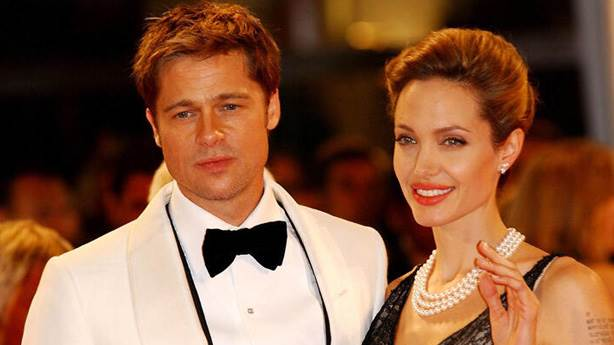
#> input picture ImageProcessing/face-recognition-python-opencv/test_img/test1.jpg, 614 x 345 px
$ python fd_test.py
#> lines starting #> are read from the running program, lines starting #| are printed output that depends on the picture; after the words box and inside, x2 and y2 are one past the last pixel; in counts of white or black regions, pixels touching at a corner belong together
### ImageProcessing/face-recognition-python-opencv/facedetection.py
#! /usr/bin/python3

import cv2,os
import numpy as np

# Yüzün algılanması
# Detecting the face

def FaceDetection(img):
    grey_img = cv2.cvtColor(img,cv2.COLOR_BGR2GRAY)
    cascade = cv2.CascadeClassifier("haarcascade/haarcascade_frontalface_default.xml")
    faces=cascade.detectMultiScale(grey_img,scaleFactor = 1.3, minNeighbors = 5)
    return faces,grey_img


# Açıklanacak
##Scale Factor ?
##minNeighbors ?

### ImageProcessing/face-recognition-python-opencv/fd_test.py
#! /usr/bin/python3

import facedetection as fd
import numpy as np
import cv2

#Burdan test istenilen görüntü ayarlanabilir
test_img = cv2.imread("test_img/test1.jpg")
#> test_img is the input picture: shape (345, 614, 3); mean B, G, R 62.7, 88.2, 131.7
faces,grey_img = fd.FaceDetection(test_img)
#> in FaceDetection, `grey_img = cv2.cvtColor(img,cv2.COLOR_BGR2GRAY)`:
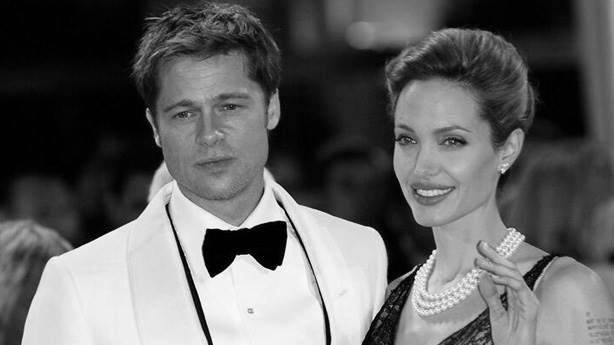
#> grey_img: shape (345, 614); min 0, max 254, mean 98.3
#> in FaceDetection, `faces=cascade.detectMultiScale(grey_img,scaleFactor = 1.3, minNeighbor..`: faces = [[369, 89, 134, 134], [144, 59, 130, 130]]
#> faces = [[369, 89, 134, 134], [144, 59, 130, 130]]

for (x,y,w,h) in faces:
    cv2.rectangle(test_img,(x,y),(x+w,y+w),(255,0,0),thickness=3)
#> this loop made 2 passes
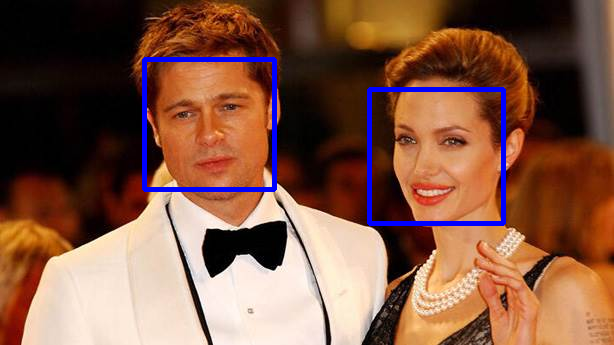
#> test_img: shape (345, 614, 3); 2.48% of pixels changed, all inside (x1, y1, x2, y2) = (142, 57, 506, 226)

resized=cv2.resize(test_img,(1000,700))
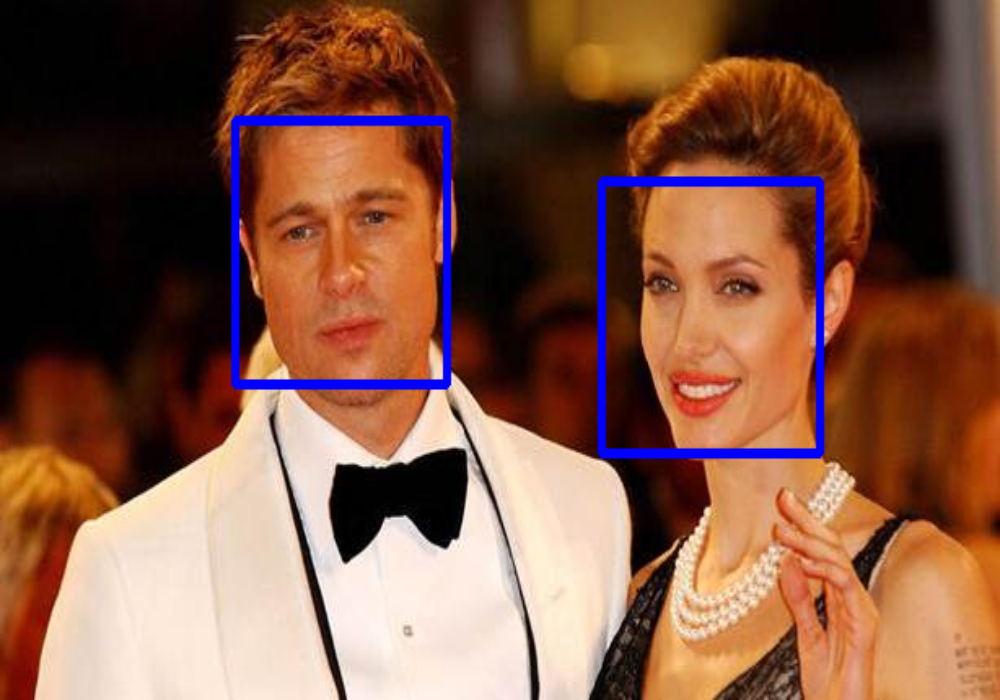
#> resized: shape (700, 1000, 3); mean B, G, R 68.1, 86.5, 128.5
cv2.imshow("faces detected",resized)
cv2.waitKey(0)
cv2.destroyAllWindows()

$ run again, with ImageProcessing/face-recognition-python-opencv/test_img/test2.jpg copied over ImageProcessing/face-recognition-python-opencv/test_img/test1.jpg
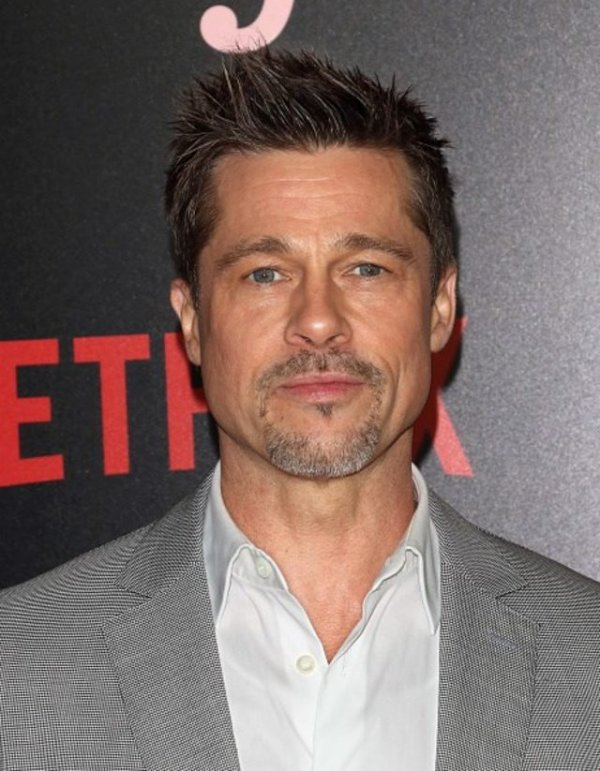
#> input picture ImageProcessing/face-recognition-python-opencv/test_img/test2.jpg, 600 x 771 px
#> test_img is the input picture: shape (771, 600, 3); mean B, G, R 102.9, 107.4, 125.4
#> in FaceDetection, `faces=cascade.detectMultiScale(grey_img,scaleFactor = 1.3, minNeighbor..`: faces = [[178, 163, 286, 286]]
#> the loop `for (x,y,w,h) in faces:` made 1 pass
#> after the loop `for (x,y,w,h) in faces:`:
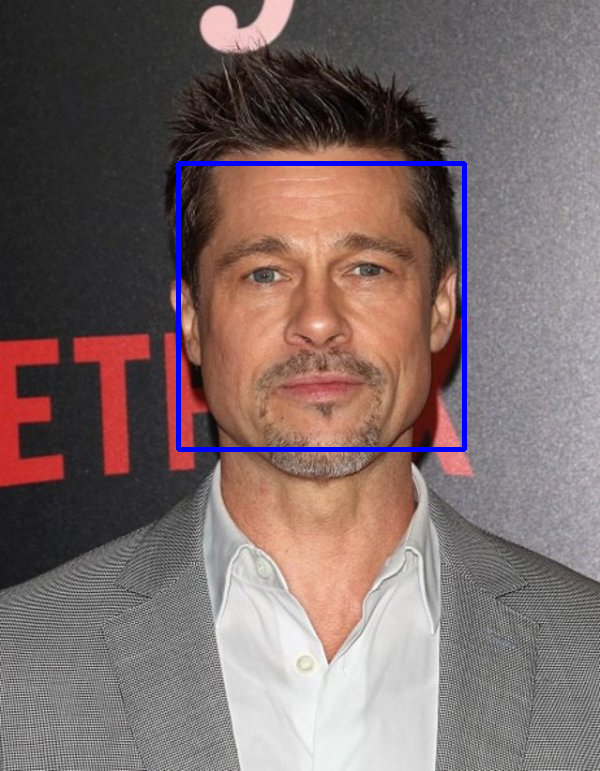
#> test_img: shape (771, 600, 3); 1.23% of pixels changed, all inside (x1, y1, x2, y2) = (176, 161, 467, 452)
#> `resized=cv2.resize(test_img,(1000,700))`:
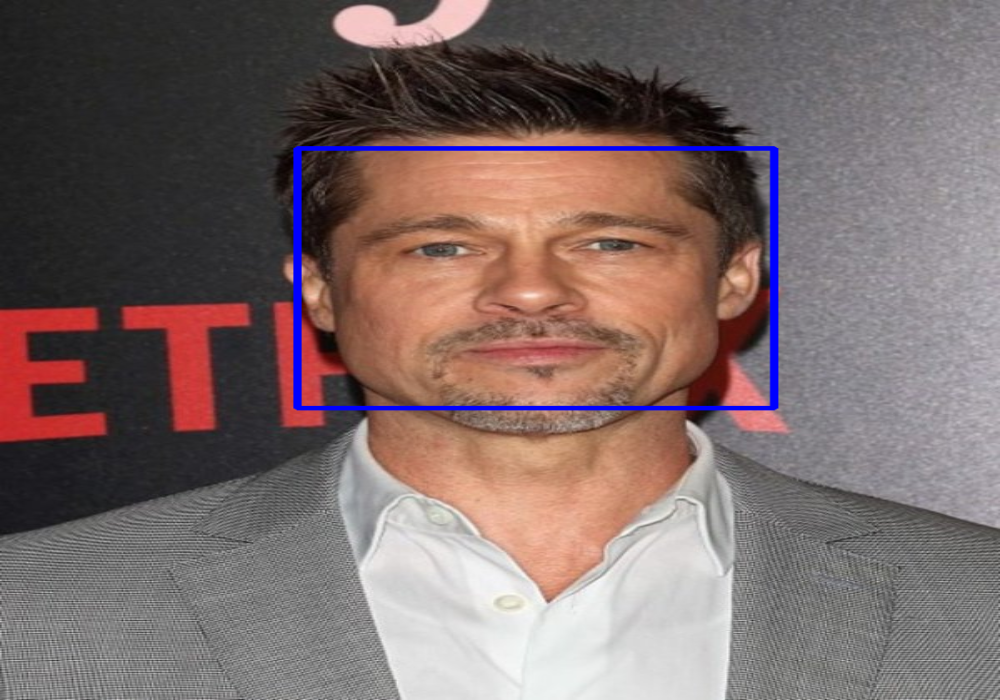
#> resized: shape (700, 1000, 3); mean B, G, R 104.9, 106.1, 123.7
